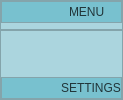
     <widget class="QFrame" name="sidebar_menu">
      <property name="maximumSize">
       <size>
        <width>60</width>
        <height>16777215</height>
       </size>
      </property>
      <property name="styleSheet">
       <string notr="true">background-color: rgb(171, 213, 222);</string>
      </property>
      <property name="frameShape">
       <enum>QFrame::StyledPanel</enum>
      </property>
      <property name="frameShadow">
       <enum>QFrame::Raised</enum>
      </property>
      <layout class="QVBoxLayout" name="verticalLayout">
       <property name="leftMargin">
        <number>0</number>
       </property>
       <property name="topMargin">
        <number>0</number>
       </property>
       <property name="rightMargin">
        <number>0</number>
       </property>
       <property name="bottomMargin">
        <number>0</number>
       </property>
       <item>
        <widget class="QFrame" name="frame">
         <property name="maximumSize">
          <size>
           <width>16777215</width>
           <height>60</height>
          </size>
         </property>
         <property name="frameShape">
          <enum>QFrame::StyledPanel</enum>
         </property>
         <property name="frameShadow">
          <enum>QFrame::Raised</enum>
         </property>
         <layout class="QVBoxLayout" name="verticalLayout_2">
          <property name="leftMargin">
           <number>0</number>
          </property>
          <property name="topMargin">
           <number>0</number>
          </property>
          <property name="rightMargin">
           <number>0</number>
          </property>
          <property name="bottomMargin">
           <number>0</number>
          </property>
          <item>
           <widget class="QPushButton" name="sidebarButton">
            <property name="sizePolicy">
             <sizepolicy hsizetype="Expanding" vsizetype="Expanding">
              <horstretch>0</horstretch>
              <verstretch>0</verstretch>
             </sizepolicy>
            </property>
            <property name="styleSheet">
             <string notr="true">QPushButton {
                background-image: url(:/16x16/icons/16x16/cil-menu.png);
                background-position: left center;
                background-repeat: no-repeat;
                border: none;
				color: rgb(33, 53, 57);
                border-left: 22px solid rgb(120, 193, 207);
	            background-color: rgb(120, 193, 207);
                text-align: left;
                padding-left: 45px;
				border-radius: 12px;
            }
            QPushButton[Active=true] {
                background-image: url(:/16x16/icons/16x16/cil-menu.png);
                background-position: left center;
                background-repeat: no-repeat;
                border: none;
                border-left: 22px solid  rgb(120, 193, 207);
                border-right: 45px solid rgb(120, 193, 207);
                background-color: rgb(120, 193, 207);
                text-align: left;
                padding-left: 45px;
				border-radius: 12px;
            }
            QPushButton:hover {
				background-color: rgb(109, 176, 188);
                border-left: 22px solid rgb(109, 176, 188);
				border-radius: 12px;
            }
            QPushButton:pressed {
				background-color: rgb(129, 209, 223);
                border-left: 22px solid rgb(129, 209, 223);
				border-radius: 12px;
            }</string>
            </property>
            <property name="text">
             <string>MENU</string>
            </property>
            <property name="iconSize">
             <size>
              <width>16</width>
              <height>16</height>
             </size>
            </property>
           </widget>
          </item>
         </layout>
        </widget>
       </item>
       <item alignment="Qt::AlignTop">
        <widget class="QFrame" name="frame_2">
         <property name="frameShape">
          <enum>QFrame::StyledPanel</enum>
         </property>
         <property name="frameShadow">
          <enum>QFrame::Raised</enum>
         </property>
         <layout class="QVBoxLayout" name="verticalLayout_4">
          <property name="leftMargin">
           <number>0</number>
          </property>
          <property name="topMargin">
           <number>0</number>
          </property>
          <property name="rightMargin">
           <number>0</number>
          </property>
          <property name="bottomMargin">
           <number>0</number>
          </property>
         </layout>
        </widget>
       </item>
       <item>
        <spacer name="verticalSpacer">
         <property name="orientation">
          <enum>Qt::Vertical</enum>
         </property>
         <property name="sizeHint" stdset="0">
          <size>
           <width>20</width>
           <height>40</height>
          </size>
         </property>
        </spacer>
       </item>
       <item>
        <widget class="QFrame" name="frame_3">
         <property name="maximumSize">
          <size>
           <width>16777215</width>
           <height>60</height>
          </size>
         </property>
         <property name="frameShape">
          <enum>QFrame::StyledPanel</enum>
         </property>
         <property name="frameShadow">
          <enum>QFrame::Raised</enum>
         </property>
         <layout class="QVBoxLayout" name="verticalLayout_8">
          <property name="leftMargin">
           <number>0</number>
          </property>
          <property name="topMargin">
           <number>0</number>
          </property>
          <property name="rightMargin">
           <number>0</number>
          </property>
          <property name="bottomMargin">
           <number>0</number>
          </property>
          <item>
           <widget class="QPushButton" name="settingsButton">
            <property name="sizePolicy">
             <sizepolicy hsizetype="Expanding" vsizetype="Expanding">
              <horstretch>0</horstretch>
              <verstretch>0</verstretch>
             </sizepolicy>
            </property>
            <property name="styleSheet">
             <string notr="true">QPushButton {
                background-image: url(:/menus/icons/button icons/settings.png);
                background-position: left center;
                background-repeat: no-repeat;
                border: none;
				color: rgb(33, 53, 57);
                border-left: 14px solid rgb(120, 193, 207);
	            background-color: rgb(120, 193, 207);
                text-align: left;
                padding-left: 45px;
				border-radius: 12px;
            }
            QPushButton[Active=true] {
                background-image: url(:/16x16/icons/16x16/cil-menu.png);
                background-position: left center;
                background-repeat: no-repeat;
                border: none;
                border-left: 14px solid  rgb(120, 193, 207);
                border-right: 45px solid rgb(120, 193, 207);
                background-color: rgb(120, 193, 207);
                text-align: left;
                padding-left: 45px;
				border-radius: 12px;
            }
            QPushButton:hover {
				background-color: rgb(109, 176, 188);
                border-left: 14px solid rgb(109, 176, 188);
				border-radius: 12px;
            }
            QPushButton:pressed {
				background-color: rgb(129, 209, 223);
                border-left: 14px solid rgb(129, 209, 223);
				border-radius: 12px;
            }</string>
            </property>
            <property name="text">
             <string>SETTINGS</string>
            </property>
            <property name="iconSize">
             <size>
              <width>16</width>
              <height>16</height>
             </size>
            </property>
           </widget>
          </item>
         </layout>
        </widget>
       </item>
      </layout>
     </widget>
